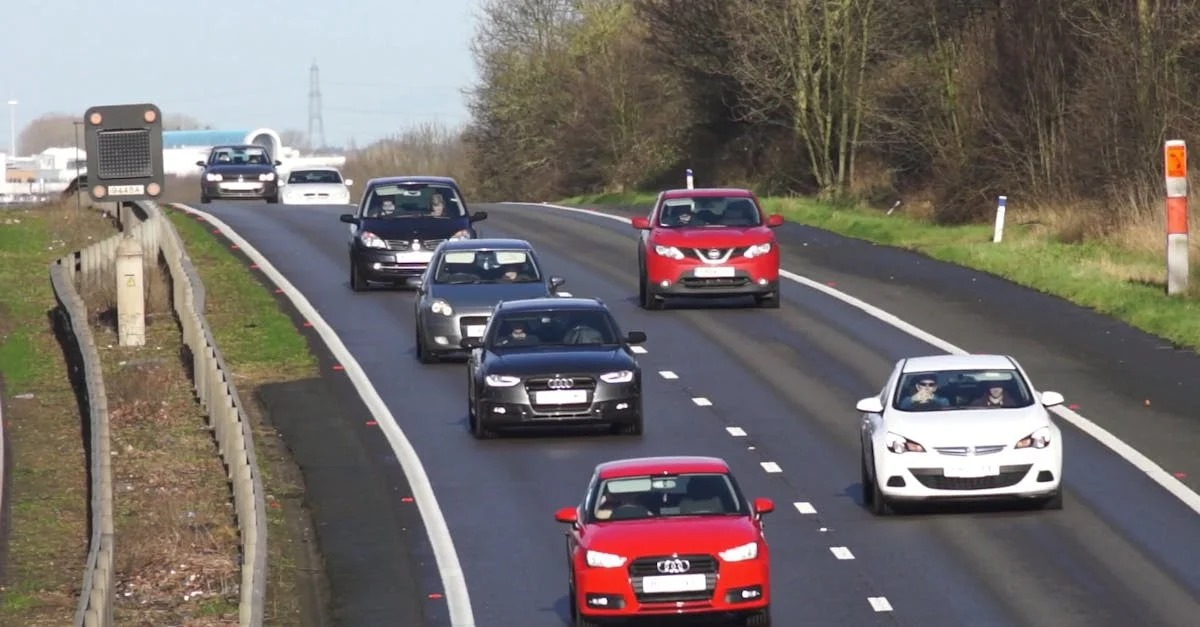
#> input picture flask_app/assets/highway.jpg, 1200 x 627 px
$ python main.py
#> lines starting #> are read from the running program, lines starting #| are printed output that depends on the picture
import cv2
from matplotlib import pyplot as plt

img = cv2.imread('assets/highway.jpg')
#> img is the input picture: shape (627, 1200, 3); mean B, G, R 106, 109.2, 116.3

img_gray = cv2.cvtColor(img, cv2.COLOR_BGR2GRAY)
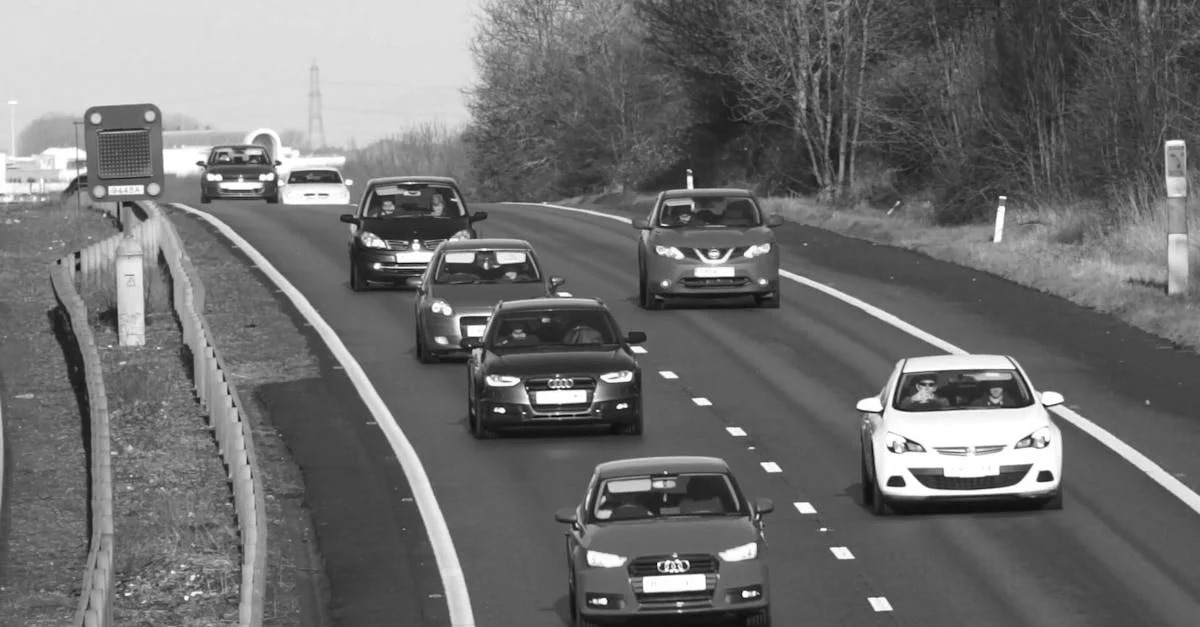
#> img_gray: shape (627, 1200); min 1, max 255, mean 111
img_rbg = cv2.cvtColor(img, cv2.COLOR_BGR2RGB)

stop_data = cv2.CascadeClassifier('xml_file/haarcascade_car.xml')

found = stop_data.detectMultiScale(img_gray, minSize =(20, 20))
#> found = [[982, 366, 60, 60], [1003, 409, 57, 57], [276, 131, 76, 76], [308, 202, 126, 126], [424, 330, 166, 166]]

amount_found = len(found)
#> amount_found = 5

if amount_found != 0:
    for (x, y, width, height) in found:
        cv2.rectangle(img_rbg, (x, y), (x + height, y + width), (0, 0, 255), 5)
#> this loop made 5 passes
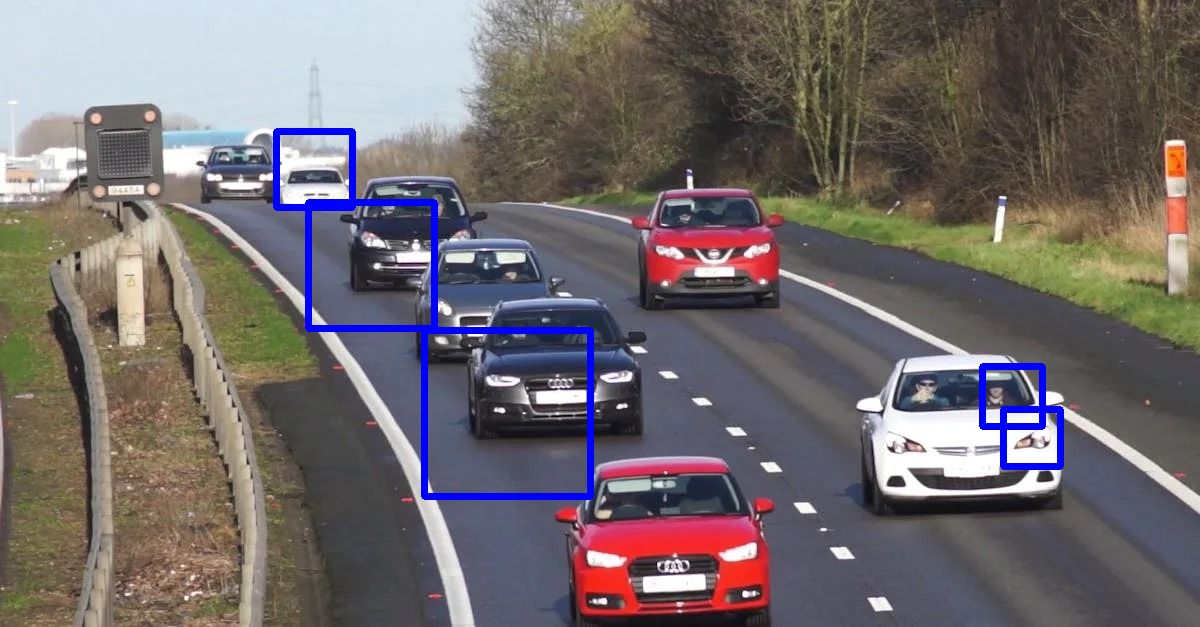
#> img_rbg: shape (627, 1200, 3); mean R, G, B 114, 106.9, 108

plt.subplot(1, 1, 1)
plt.imshow(img_rbg)
plt.show()

$ run again, with flask_app/assets/modified_image.jpg copied over flask_app/assets/highway.jpg
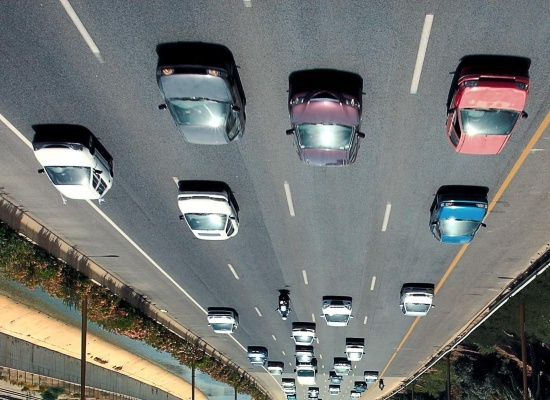
#> input picture flask_app/assets/modified_image.jpg, 550 x 400 px
#> img is the input picture: shape (400, 550, 3); mean B, G, R 115.3, 117.4, 114.5
#> `img_gray = cv2.cvtColor(img, cv2.COLOR_BGR2GRAY)`:
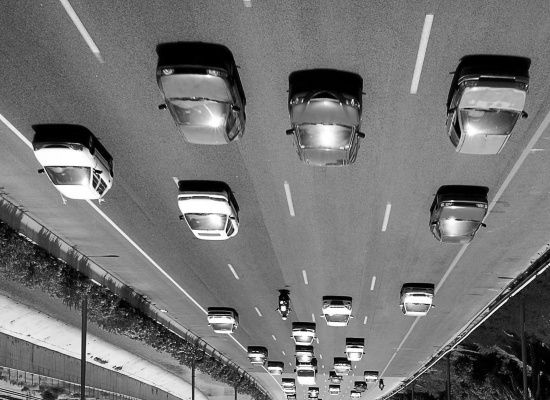
#> img_gray: shape (400, 550); min 0, max 255, mean 116.3
#> found = ()
#> amount_found = 0
